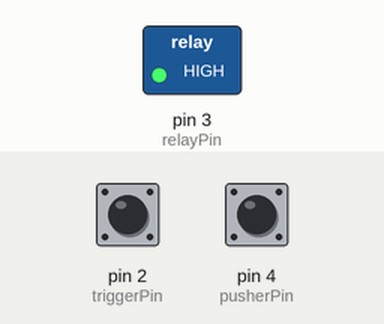
The sketch below on a simulated Arduino Uno, built with avr-gcc and run on an emulated ATmega328P. On the bench: switched loads named in the sketch (green lamp = pin HIGH). The test bench sets the inputs (shaded band); at power-on: pin 2 (triggerPin) HIGH, pin 4 (pusherPin) HIGH.

Above: at 1.2 s.
1.3 s: pin 2 (triggerPin) pulled LOW for 0.15 s
At 2.5 s:
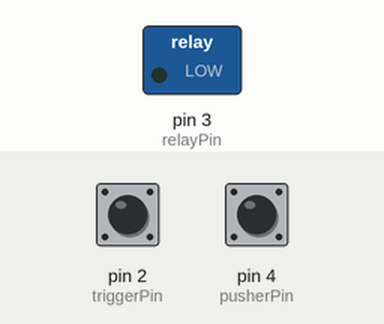
2.9 s: pin 4 (pusherPin) pulled LOW for 0.15 s
At 3.6 s:
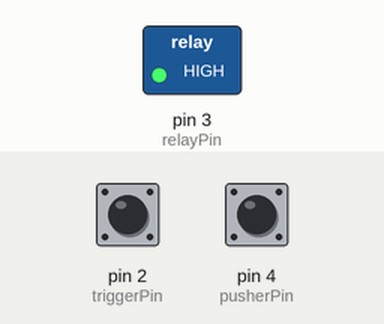
4.5 s: pin 2 (triggerPin) pulled LOW for 1 s
At 4.9 s:
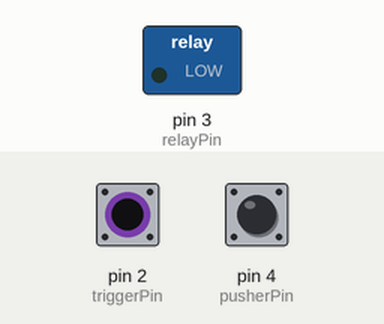
Timing chart, 0 to 7.5 s (numbered marks = the images above; inputs shaded):
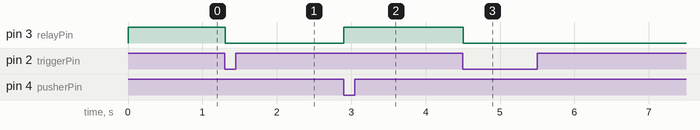

Measured:
- after the input at 1.3 s, pin 3 (relayPin): HIGH → LOW at once
- after the input at 2.9 s, pin 3 (relayPin): LOW → HIGH at once
- after the input at 4.5 s, pin 3 (relayPin): HIGH → LOW at once

The sketch:

rapidstrike_burst_1.0.ino
```cpp
////////////////////////////////////////////
// RapidStrike Burst Engine
// single shot, 3 round burst, Full auto supported
///////////////////////////////////////////

#include <Bounce2.h>

// Serial.write makes the program significantly laggy, system doesn't correctly hold back the pusher anymore. But, good for debugging. So comment the lines out once done.

// set constants
const int triggerPin = 2;
const int relayPin = 3;
const int pusherPin = 4;
const int fireModePin = 5;

// set variables
int sequence = 0;
int pushCount = 0;
int fireMode = 3 ; // Single, Burst, FA (1,2,3)
int burstCount = 0; // Burst fire Count
int pusherPressedDown = 0;

Bounce pusher = Bounce();
Bounce trigger = Bounce();

void setup() {
  pinMode(triggerPin, INPUT_PULLUP);
  trigger.attach(triggerPin);
  trigger.interval(5);

  pinMode(pusherPin,INPUT_PULLUP);
  pusher.attach(pusherPin);
  pusher.interval(5);

  //pinMode(fireModePin, INPUT_PULLUP); // fireModePin is currently still pseudo code.
  digitalWrite(relayPin, HIGH);
  pinMode(relayPin, OUTPUT);
  //Serial.begin(9600);

}

void loop() {

  // Read inputs at same time for the loop
  trigger.update();
  pusher.update();

  // Determine firemode. Only when not in a sequence.
  if(sequence == 0) {
      //fireMode = digitalRead(fireModePin); //commented out until hardware is connected
      if(fireMode == 1) {
        burstCount = 1;
      } else if(fireMode == 2) {
        burstCount = 3;
      }
      //determine whether trigger pull happened. Ignore trigger pull within sequence.
      if(trigger.fell()) {
        //Serial.println(" trigger push" ); //debugging line
        sequence = 1;
        digitalWrite(relayPin, LOW); // Start pushing.
      }
  }

  // determine sequence behavior, based on fireMode. <3 == single or burst behavior.  3 == Full Auto
  if(fireMode < 3) {
      if(sequence == 1) {

          //Pusher retracted
          if(pusher.fell()) {
            pushCount++;
          }

          //Check whether burst should end
          if(pushCount >= burstCount) {
            digitalWrite(relayPin, HIGH);
            sequence = 0;
            pushCount = 0;
          }
      }
  } else if(fireMode == 3) {
    if(sequence == 1) {
       //Check whether Full Auto sequence should end
       if(pusher.fell() && trigger.read() == 1) {
          digitalWrite(relayPin, HIGH);
          sequence = 0;
       }
    }
  }
}
```
